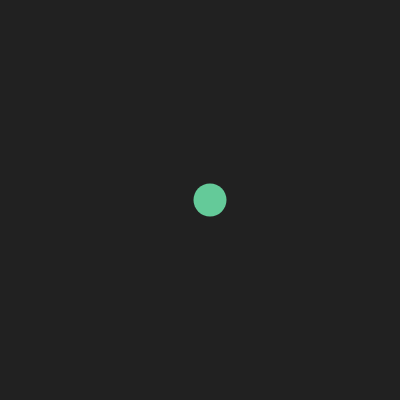
Frame 1 (no input)
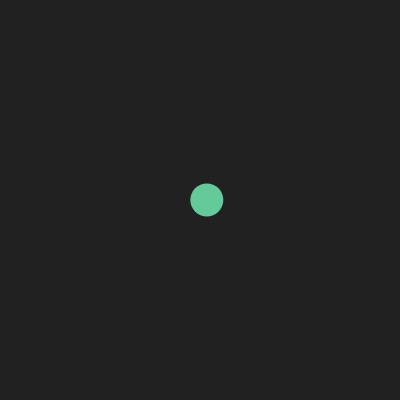
Frame 60 (no input)
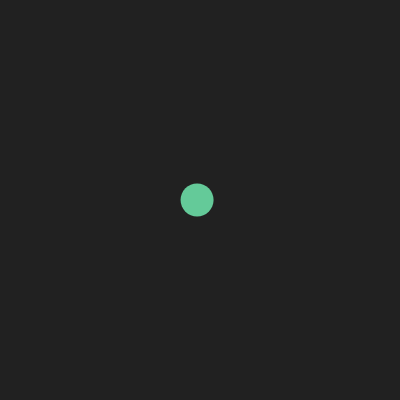
Frame 120 (the mouse pressed at the canvas centre since frame 60)

The p5.js sketch that drew these frames (run headless with seeded random() and noise() and a simulated clock; from frame 60 on, the mouse is pressed at the canvas centre):

// p5.js sketch
// ── sketch.js
let angle = 0, scalar = 10, speed = 13, newXPosition;

function setup() {
  createCanvas(400, 400);
  noStroke();
  rectMode(CENTER);
}

function draw() {
  background(33);
  
  newXPosition = scalar * cos(radians(angle));

  fill(100, 202, 153);
  push();
  translate(width*0.5,height*0.5);
  ellipse(newXPosition, 0, 33, 33);
  pop();

  

  angle += speed;
}
